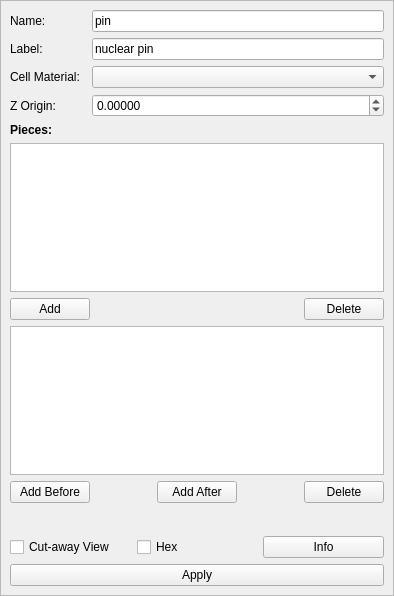
<?xml version="1.0" encoding="UTF-8"?>
<ui version="4.0">
 <class>RGGEditPinParameters</class>
 <widget class="QWidget" name="RGGEditPinParameters">
  <property name="geometry">
   <rect>
    <x>0</x>
    <y>0</y>
    <width>394</width>
    <height>596</height>
   </rect>
  </property>
  <property name="windowTitle">
   <string>PinCell Editor</string>
  </property>
  <layout class="QGridLayout" name="gridLayout">
   <property name="leftMargin">
    <number>0</number>
   </property>
   <property name="topMargin">
    <number>0</number>
   </property>
   <property name="rightMargin">
    <number>0</number>
   </property>
   <property name="bottomMargin">
    <number>0</number>
   </property>
   <item row="0" column="0" colspan="2">
    <widget class="QScrollArea" name="scrollArea">
     <property name="widgetResizable">
      <bool>true</bool>
     </property>
     <widget class="QWidget" name="scrollAreaWidgetContents">
      <property name="geometry">
       <rect>
        <x>0</x>
        <y>0</y>
        <width>392</width>
        <height>594</height>
       </rect>
      </property>
      <layout class="QGridLayout" name="gridLayout_2">
       <item row="7" column="0" colspan="3">
        <widget class="QTableWidget" name="piecesTable">
         <property name="sizePolicy">
          <sizepolicy hsizetype="MinimumExpanding" vsizetype="MinimumExpanding">
           <horstretch>0</horstretch>
           <verstretch>0</verstretch>
          </sizepolicy>
         </property>
         <property name="minimumSize">
          <size>
           <width>355</width>
           <height>120</height>
          </size>
         </property>
         <property name="alternatingRowColors">
          <bool>true</bool>
         </property>
         <property name="selectionMode">
          <enum>QAbstractItemView::SingleSelection</enum>
         </property>
         <property name="selectionBehavior">
          <enum>QAbstractItemView::SelectRows</enum>
         </property>
         <property name="cornerButtonEnabled">
          <bool>false</bool>
         </property>
         <attribute name="horizontalHeaderStretchLastSection">
          <bool>true</bool>
         </attribute>
        </widget>
       </item>
       <item row="6" column="0">
        <widget class="QLabel" name="label_5">
         <property name="font">
          <font>
           <weight>75</weight>
           <bold>true</bold>
          </font>
         </property>
         <property name="text">
          <string>Pieces:</string>
         </property>
        </widget>
       </item>
       <item row="10" column="0" colspan="3">
        <layout class="QHBoxLayout" name="horizontalLayout_7">
         <item>
          <widget class="QPushButton" name="addLayerBeforeButton">
           <property name="text">
            <string>Add Before</string>
           </property>
          </widget>
         </item>
         <item>
          <spacer name="horizontalSpacer_2">
           <property name="orientation">
            <enum>Qt::Horizontal</enum>
           </property>
           <property name="sizeHint" stdset="0">
            <size>
             <width>40</width>
             <height>20</height>
            </size>
           </property>
          </spacer>
         </item>
         <item>
          <widget class="QPushButton" name="addLayerAfterButton">
           <property name="text">
            <string>Add After</string>
           </property>
          </widget>
         </item>
         <item>
          <spacer name="horizontalSpacer_3">
           <property name="orientation">
            <enum>Qt::Horizontal</enum>
           </property>
           <property name="sizeHint" stdset="0">
            <size>
             <width>40</width>
             <height>20</height>
            </size>
           </property>
          </spacer>
         </item>
         <item>
          <widget class="QPushButton" name="deleteLayerButton">
           <property name="text">
            <string>Delete</string>
           </property>
          </widget>
         </item>
        </layout>
       </item>
       <item row="5" column="0">
        <widget class="QLabel" name="label_3">
         <property name="text">
          <string>Z Origin:</string>
         </property>
        </widget>
       </item>
       <item row="8" column="0" colspan="3">
        <layout class="QHBoxLayout" name="horizontalLayout_4">
         <item>
          <widget class="QPushButton" name="addPieceButton">
           <property name="text">
            <string>Add</string>
           </property>
          </widget>
         </item>
         <item>
          <spacer name="horizontalSpacer">
           <property name="orientation">
            <enum>Qt::Horizontal</enum>
           </property>
           <property name="sizeHint" stdset="0">
            <size>
             <width>40</width>
             <height>20</height>
            </size>
           </property>
          </spacer>
         </item>
         <item>
          <widget class="QPushButton" name="deletePieceButton">
           <property name="text">
            <string>Delete</string>
           </property>
          </widget>
         </item>
        </layout>
       </item>
       <item row="9" column="0" colspan="3">
        <widget class="QTableWidget" name="layersTable">
         <property name="sizePolicy">
          <sizepolicy hsizetype="Expanding" vsizetype="MinimumExpanding">
           <horstretch>0</horstretch>
           <verstretch>0</verstretch>
          </sizepolicy>
         </property>
         <property name="minimumSize">
          <size>
           <width>0</width>
           <height>120</height>
          </size>
         </property>
         <property name="selectionMode">
          <enum>QAbstractItemView::SingleSelection</enum>
         </property>
         <property name="selectionBehavior">
          <enum>QAbstractItemView::SelectRows</enum>
         </property>
         <property name="cornerButtonEnabled">
          <bool>false</bool>
         </property>
        </widget>
       </item>
       <item row="5" column="2">
        <widget class="QDoubleSpinBox" name="Z0rigin">
         <property name="decimals">
          <number>5</number>
         </property>
         <property name="minimum">
          <double>-10000000.000000000000000</double>
         </property>
         <property name="maximum">
          <double>10000000.000000000000000</double>
         </property>
        </widget>
       </item>
       <item row="4" column="2">
        <widget class="QComboBox" name="CellMaterial"/>
       </item>
       <item row="2" column="0">
        <widget class="QLabel" name="label_9">
         <property name="sizePolicy">
          <sizepolicy hsizetype="Fixed" vsizetype="Preferred">
           <horstretch>0</horstretch>
           <verstretch>0</verstretch>
          </sizepolicy>
         </property>
         <property name="text">
          <string>Label:</string>
         </property>
        </widget>
       </item>
       <item row="2" column="2">
        <widget class="QLineEdit" name="labelLineEdit">
         <property name="text">
          <string>nuclear pin</string>
         </property>
        </widget>
       </item>
       <item row="11" column="0">
        <spacer name="verticalSpacer">
         <property name="orientation">
          <enum>Qt::Vertical</enum>
         </property>
         <property name="sizeHint" stdset="0">
          <size>
           <width>20</width>
           <height>70</height>
          </size>
         </property>
        </spacer>
       </item>
       <item row="0" column="2">
        <widget class="QLineEdit" name="nameLineEdit">
         <property name="text">
          <string>pin</string>
         </property>
        </widget>
       </item>
       <item row="0" column="0">
        <widget class="QLabel" name="nameLabel">
         <property name="sizePolicy">
          <sizepolicy hsizetype="Fixed" vsizetype="Preferred">
           <horstretch>0</horstretch>
           <verstretch>0</verstretch>
          </sizepolicy>
         </property>
         <property name="text">
          <string>Name:</string>
         </property>
        </widget>
       </item>
       <item row="4" column="0">
        <widget class="QLabel" name="label_2">
         <property name="text">
          <string>Cell Material:</string>
         </property>
        </widget>
       </item>
       <item row="12" column="0" colspan="3">
        <layout class="QGridLayout" name="gridLayout_3">
         <item row="3" column="1">
          <widget class="QCheckBox" name="isHexCheckbox">
           <property name="toolTip">
            <string>&lt;html&gt;&lt;head/&gt;&lt;body&gt;&lt;p&gt;If checked, CMB would create a hexagon nuclear pin. Otherwise it would be a rectilinear nuclear pin.&lt;/p&gt;&lt;/body&gt;&lt;/html&gt;</string>
           </property>
           <property name="text">
            <string>Hex</string>
           </property>
          </widget>
         </item>
         <item row="3" column="0">
          <widget class="QCheckBox" name="cutAwayViewCheckBox">
           <property name="text">
            <string>Cut-away View</string>
           </property>
          </widget>
         </item>
         <item row="3" column="2">
          <widget class="QPushButton" name="infoButton">
           <property name="maximumSize">
            <size>
             <width>238</width>
             <height>16777215</height>
            </size>
           </property>
           <property name="text">
            <string>Info</string>
           </property>
          </widget>
         </item>
         <item row="6" column="0" colspan="3">
          <widget class="QPushButton" name="applyButton">
           <property name="text">
            <string>Apply</string>
           </property>
          </widget>
         </item>
        </layout>
       </item>
      </layout>
     </widget>
    </widget>
   </item>
  </layout>
 </widget>
 <tabstops>
  <tabstop>scrollArea</tabstop>
  <tabstop>nameLineEdit</tabstop>
  <tabstop>labelLineEdit</tabstop>
  <tabstop>piecesTable</tabstop>
  <tabstop>addPieceButton</tabstop>
  <tabstop>deletePieceButton</tabstop>
  <tabstop>layersTable</tabstop>
  <tabstop>addLayerBeforeButton</tabstop>
  <tabstop>addLayerAfterButton</tabstop>
  <tabstop>deleteLayerButton</tabstop>
 </tabstops>
 <resources/>
 <connections/>
</ui>
